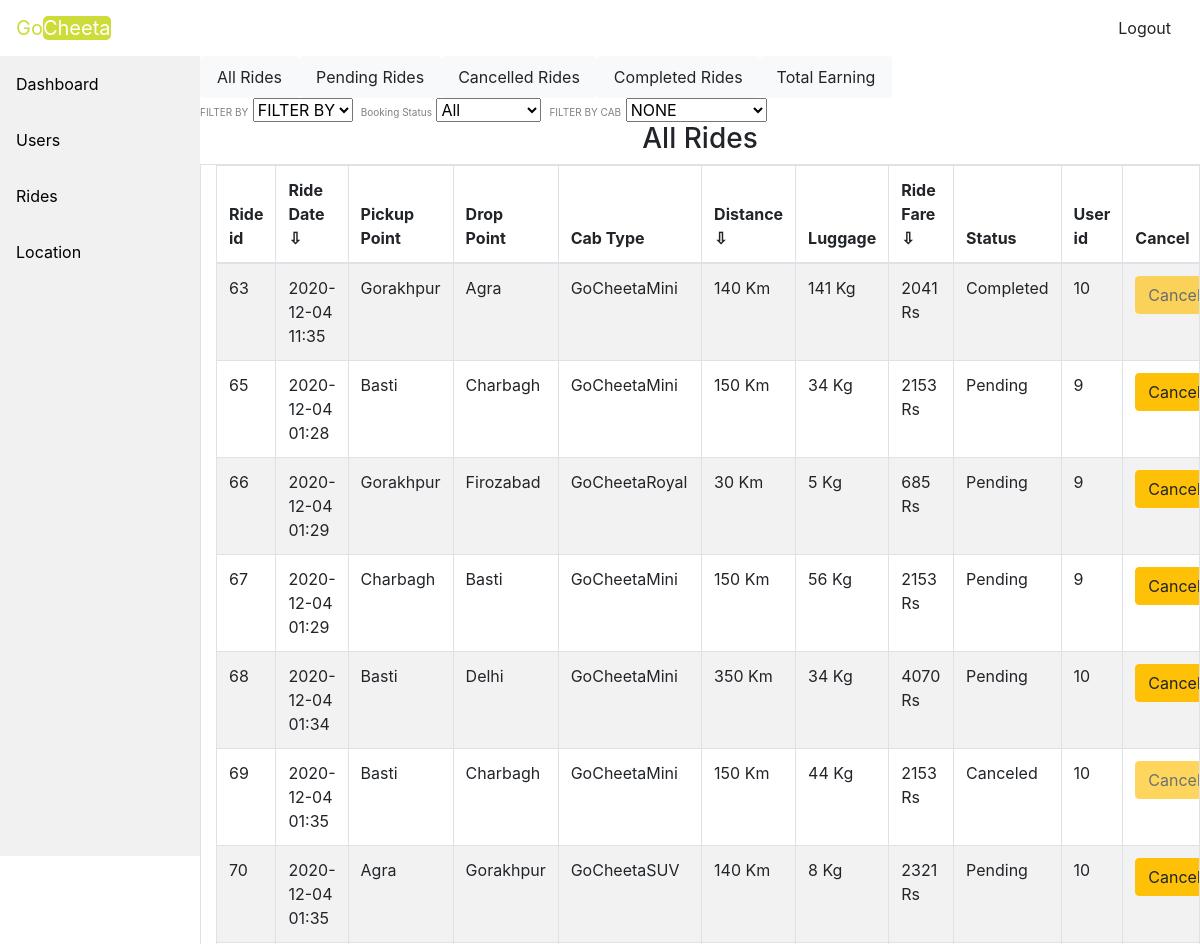
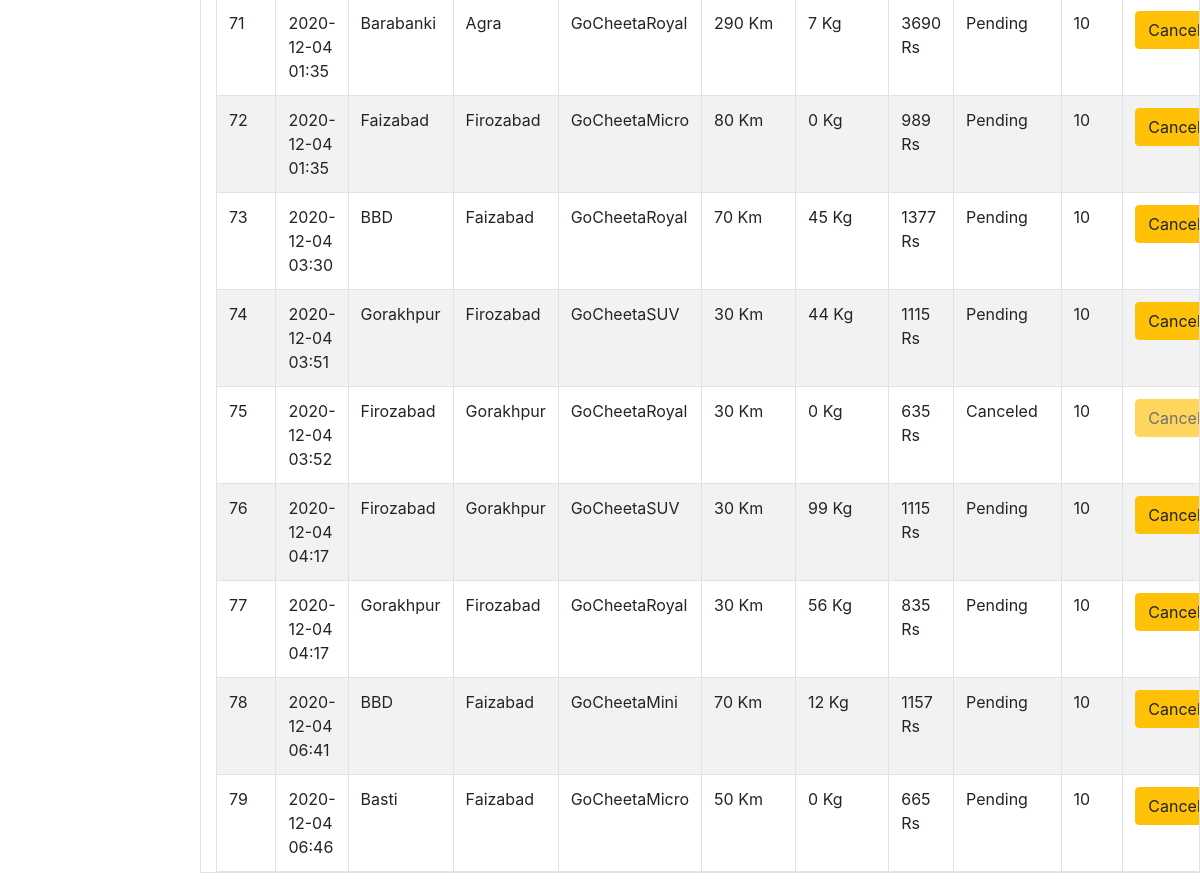
/allrides.php (signed in), run on the app's committed database (2 pictures, top to bottom).
### tables this page shows
CREATE TABLE `ride` (
  `ride_id` int(11) NOT NULL,
  `ride_date` varchar(20) NOT NULL,
  `from_distance` varchar(50) NOT NULL,
  `to_distance` varchar(50) NOT NULL,
  `cab_type` varchar(20) NOT NULL,
  `total_distance` varchar(50) NOT NULL,
  `luggage` varchar(50) NOT NULL,
  `total_fare` varchar(50) NOT NULL,
  `status` int(1) NOT NULL,
  `customer_user_id` int(50) NOT NULL
);

### dbcon.php (called while the page is built, shortened)
<?php
 class dbcon {
    function connect(){
    $this ->conn = mysqli_connect("localhost", "root", "", "gocheeta");
    return $this->conn;
    }
    }
 ?>

### adminwrk.php (called while the page is built, shortened)
<?php
class adminwrk
{
    function allride($conn)
    {
        $sql = "SELECT * FROM ride";
        $result = $conn->query($sql);
        $appr=array();
        while($row = $result->fetch_assoc()){
            array_push($appr, $row);
        }
        return $appr;
    }
}
?>

### allrides.php (the view, shortened to what this page needs)
<?php
include('adhead.php');
if($_SESSION['userdata']['is_admin']==1){
include('adsidebar.php');
?>
<nav class="nav nav-pills nav-justified col-sm-10">
    <button class="nav-link btn btn-light " id="allrid">All Rides</button>
    <a class="nav-link btn btn-light " href="apenride.php" >Pending Rides</a>
    <a class="nav-link btn btn-light " href="acanride.php" >Cancelled Rides</a>
    <a class="nav-link btn btn-light " href="acomride.php">Completed Rides</a>
    <button class="nav-link btn btn-light " id="ernrid">Total Earning</button>
  </nav>
  <div id="drp" class="row">
  <div class="mr-2" id="srt">
  <label for="filter">FILTER BY</label>
  <select name="sort" id="sort">
  <option value="" selected hidden disabled>FILTER BY</option>
  </select>
  </div>
  <div class="mr-2" id="cstats">
  <label for="stat">Booking Status</label>
  <select name="cstat" id="cstat">
  <option value="" selected>All</option>
  </select>
  </div>
  <div class="mr-2" id="cfilt">
  <label for="filter">FILTER BY CAB</label>
  <select name="cfil" id="cfil">
  <option value="" selected>NONE</option>
  </select>
  </div>
  </div>
<div id="allr">
  <h3 class="text-center">All Rides</h3>
    <table id='tbl' class="container-fluid col-lg-10 mr-lg-2 table table-responsive table-hover table-bordered table-striped">
        <thead>
            <th>Ride id</th>
            <th onclick="sortTable(1,tbl)">Ride Date ⇩</th>
            <th>Pickup Point</th>
            <th>Drop Point</th>
            <th>Cab Type</th>
            <th onclick="sortTablen(5,tbl)">Distance ⇩</th>
            <th>Luggage</th>
            <th onclick="sortTablen(7,tbl)">Ride Fare ⇩</th>
            <th>Status</th>
            <th>User id</th>
            <th>Cancel</th>
        </thead>
        <tbody id="tblc">
        <?php
            $adm = new adminwrk();
            $admc = new dbcon();
            $show = $adm->allride($admc->connect());
            foreach($show as $key=>$val)
            {
              echo "<tr><td>".$val['ride_id']."</td><td>".$val['ride_date']."</td><td>".$val['from_distance']."</td><td>".$val['to_distance']."</td><td>".$val['cab_type']."</td><td>".$val['total_distance']." Km</td><td>".$val['luggage']." Kg</td><td>".$val['total_fare']." Rs</td><td>";
              if($val['status']==1)
              {
                echo "Pending</td>";
              }
              if($val['status']==0)
              {
                echo "Canceled</td>";
              }
              if($val['status']==2)
              {
                echo "Completed</td>";
              }
              echo  "<td>".$val['customer_user_id']."</td>";
              if($val['status']==1)
              {
                echo "<td><a class='btn btn-warning' href='allrides.php?action=blk&id=".$val['ride_id']."'>Cancel</a></td>";
              }
              else{
                echo "<td><a class='btn btn-warning disabled' >Cancel</a></td>";
              }
              echo "<td><a class='btn btn-danger' onClick=\"javascript: return confirm('Please confirm deletion');\" href='allrides.php?action=no&id=".$val['ride_id']."'>Delete</a></td></tr></tr>";
            }
        ?>
        </tbody>
    </table>
  </div>
<?php }
       else{
         echo '<h1 class="text-center text-weight-bold text-dark">You Are not Authorised</h1>';
       }
include('adfoot.php'); ?>

### header.php (shortened to what this page needs)
<!doctype html>
<html lang="en">
  <head>
    <link rel="stylesheet" href="https://stackpath.bootstrapcdn.com/bootstrap/4.3.1/css/bootstrap.min.css">
    <link rel="stylesheet" href="style.css">
  </head>

### adhead.php (shortened to what this page needs)
<?php
include('header.php');
include('adminwrk.php');
 ?>
<header>
      <nav  class="navbar navbar-expand-lg">
          <a class="navbar-brand nos" href="index.php">Go<span class="gree">Cheeta</span></a>
            <div class="collapse navbar-collapse" id="navbarSupportedContent">
              <ul class="navbar-nav ml-auto">
                  <li class="nav-item rbtn">
                      <a class="btn" href="logout.php">Logout</a>
                  </li>
              </ul>
          </div>
      </nav>
  </header>

### adsidebar.php
<div class="sidebar col-lg-2 container-fluid float-left list-group list-group-flush">
    <a href="admin.php">Dashboard</a>
    <a href="allusers.php">Users</a>
    <a href="allrides.php">Rides</a>
    <a href="addlocation.php">Location</a>
  </div>

### adfoot.php (shortened to what this page needs)
</body>
</html>

### style.css (style rules this page uses)
.gree { background-color: #CDDC39; color: white; border-radius: 5px; }
.nos { color: #CDDC39; }
label { font-size: 10px; margin: auto; padding: auto; color: grey; }
th { cursor: pointer; }
.sidebar { background-color: #f1f1f1; height: 800px; width: 200px; overflow: auto; }
.sidebar a { display: block; color: black; padding: 16px; text-decoration: none; }

### data on the page
ride: ride_id "63", ride_date "2020-12-04 11:35", from_distance "Gorakhpur", to_distance "Agra", cab_type "GoCheetaMini", total_distance "140", luggage "141", total_fare "2041", status "Completed", customer_user "10"
ride: ride_id "65", ride_date "2020-12-04 01:28", from_distance "Basti", to_distance "Charbagh", cab_type "GoCheetaMini", total_distance "150", luggage "34", total_fare "2153", status "Pending", customer_user "9"
ride: ride_id "66", ride_date "2020-12-04 01:29", from_distance "Gorakhpur", to_distance "Firozabad", cab_type "GoCheetaRoyal", total_distance "30", luggage "5", total_fare "685", status "Pending", customer_user "9"
ride: ride_id "67", ride_date "2020-12-04 01:29", from_distance "Charbagh", to_distance "Basti", cab_type "GoCheetaMini", total_distance "150", luggage "56", total_fare "2153", status "Pending", customer_user "9"
ride: ride_id "68", ride_date "2020-12-04 01:34", from_distance "Basti", to_distance "Delhi", cab_type "GoCheetaMini", total_distance "350", luggage "34", total_fare "4070", status "Pending", customer_user "10"
ride: ride_id "69", ride_date "2020-12-04 01:35", from_distance "Basti", to_distance "Charbagh", cab_type "GoCheetaMini", total_distance "150", luggage "44", total_fare "2153", status "Canceled", customer_user "10"
ride: ride_id "70", ride_date "2020-12-04 01:35", from_distance "Agra", to_distance "Gorakhpur", cab_type "GoCheetaSUV", total_distance "140", luggage "8", total_fare "2321", status "Pending", customer_user "10"
ride: ride_id "71", ride_date "2020-12-04 01:35", from_distance "Barabanki", to_distance "Agra", cab_type "GoCheetaRoyal", total_distance "290", luggage "7", total_fare "3690", status "Pending", customer_user "10"
ride: ride_id "72", ride_date "2020-12-04 01:35", from_distance "Faizabad", to_distance "Firozabad", cab_type "GoCheetaMicro", total_distance "80", luggage "0", total_fare "989", status "Pending", customer_user "10"
ride: ride_id "73", ride_date "2020-12-04 03:30", from_distance "BBD", to_distance "Faizabad", cab_type "GoCheetaRoyal", total_distance "70", luggage "45", total_fare "1377", status "Pending", customer_user "10"
ride: ride_id "74", ride_date "2020-12-04 03:51", from_distance "Gorakhpur", to_distance "Firozabad", cab_type "GoCheetaSUV", total_distance "30", luggage "44", total_fare "1115", status "Pending", customer_user "10"
ride: ride_id "75", ride_date "2020-12-04 03:52", from_distance "Firozabad", to_distance "Gorakhpur", cab_type "GoCheetaRoyal", total_distance "30", luggage "0", total_fare "635", status "Canceled", customer_user "10"
ride: ride_id "76", ride_date "2020-12-04 04:17", from_distance "Firozabad", to_distance "Gorakhpur", cab_type "GoCheetaSUV", total_distance "30", luggage "99", total_fare "1115", status "Pending", customer_user "10"
ride: ride_id "77", ride_date "2020-12-04 04:17", from_distance "Gorakhpur", to_distance "Firozabad", cab_type "GoCheetaRoyal", total_distance "30", luggage "56", total_fare "835", status "Pending", customer_user "10"
ride: ride_id "78", ride_date "2020-12-04 06:41", from_distance "BBD", to_distance "Faizabad", cab_type "GoCheetaMini", total_distance "70", luggage "12", total_fare "1157", status "Pending", customer_user "10"
ride: ride_id "79", ride_date "2020-12-04 06:46", from_distance "Basti", to_distance "Faizabad", cab_type "GoCheetaMicro", total_distance "50", luggage "0", total_fare "665", status "Pending", customer_user "10"
